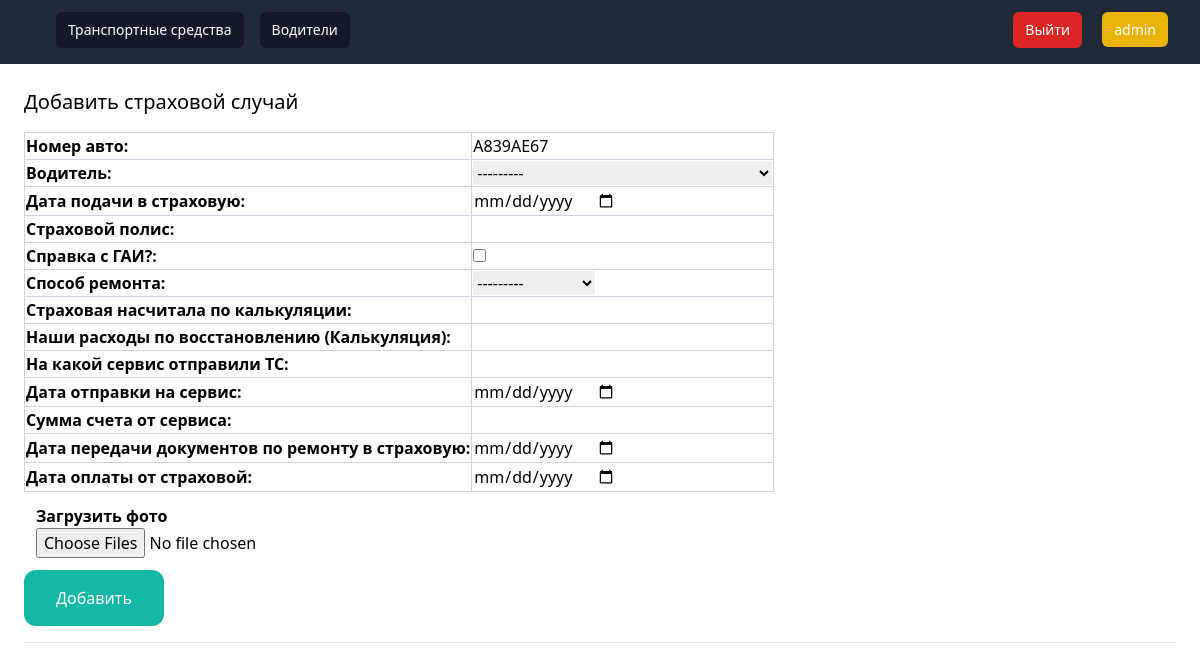
The page /1/add_car_event/ (signed in) on the database as committed earlier.
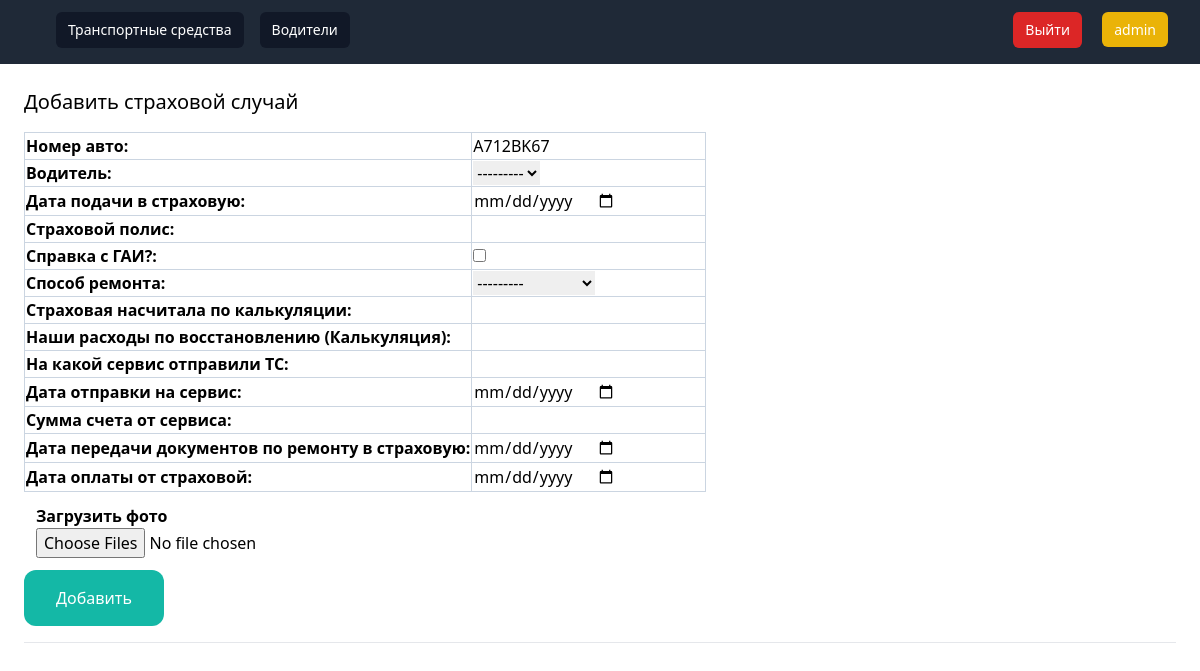
The same page on the database as committed later.
### database/models.py (models this page shows, shortened)
class Car(models.Model):
    number = models.CharField(verbose_name='Номер авто', max_length=10)
    model = models.CharField(verbose_name='Модель ТС', max_length=50, default=None, blank=True, null=True)
    manufacture_year = models.IntegerField(verbose_name='Год выпуска', default=None, blank=True, null=True)
    green_card = models.DateField(verbose_name='Зелёнка', blank=True, null=True)
    strahovka = models.DateField(verbose_name='Страховка', blank=True, null=True)
    tehosmotr = models.DateField(verbose_name='Техосмотр', blank=True, null=True)
    tahograf = models.DateField(verbose_name='Тахограф', blank=True, null=True)
    tamogennoye = models.DateField(verbose_name='Таможенное', blank=True, null=True)
    kasko = models.DateField(verbose_name='КАСКО', blank=True, null=True)
    cmr_strahovka = models.DateField(verbose_name='CMR-страховка', blank=True, null=True)
    e100_rb = models.DateField(verbose_name='Е100 РБ', blank=True, null=True, default=None)
    e100_rf = models.DateField(verbose_name='Е100 РФ', blank=True, null=True, default=None)
    active = models.BooleanField(verbose_name='Отслеживать?', default=True)
    class Meta:
        verbose_name = 'Транспортное средство'
        verbose_name_plural = 'Транспортные средства'

### database/views.py (the view)
# urls.py: path('<int:pk>/add_car_event/', add_car_event, name='add_car_event'),
@login_required
def add_car_event(request, pk):
    car = Car.objects.get(pk=pk)
    if request.method == 'POST':
        form = AddEventForm(request.POST)
        files = request.FILES.getlist('image')
        if form.is_valid():
            event = form.save(commit=False)
            event.car = car
            event.save()
            for i in files:
                ImagesInsuranceEvent.objects.create(insurance_event=event, image=i)
            messages.success(request, 'Новый страховой случай был успешно добавлен.')
            print(f"{request.user.username} добавил страховой случай {event.id} {event.car} {event.driver}")
            return redirect('cars')
        else:
            print(form.errors)
    else:
        form = AddEventForm()
        imageform = ImageForm()
    return render(request, 'database/events/add_event.html', {'form': form, 'imageform': imageform, 'car': car})

### database/forms.py
class AddEventForm(forms.ModelForm):
    class Meta:
        model = InsuranceEvent
        fields = ('driver', 'date_of_submission', 'polis_number',
                  'police_sertificate', 'repair_method', 'calculation_sum', 'expenses', 'service_name',
                  'service_date', 'service_sum', 'final_docs', 'payment_date')
        date_of_submission = forms.DateField(widget=forms.DateInput(attrs={'class': 'form-control'}))

class ImageForm(forms.Form):
    image = MultipleFileField()

### database/models.py (called while the page is built)
    def __str__(self):
        return f'{self.last_name} {self.name} {self.middle_name}'

### database/templates/database/events/add_event.html (shortened to what the changed rows need)
{% extends 'database/base.html'%}
{% block content %}
<div class="py-6 px-6">
    <h1 class="mb-4 text-xl">Добавить страховой случай</h1>
    <form method="post" action="." enctype="multipart/form-data">
        <table class="border-collapse border border-slate-400">
            <tbody>
            <tr>
                <th class="mr-3 text-left border border-slate-300">Номер авто:</th>
                <td class="border border-slate-300">
                    {{ car.number }}
                </td>
            </tr>
            <tr>
                <th class="mr-3 text-left border border-slate-300">Водитель:</th>
            </tr>
            <tr>
                <th class="mr-3 text-left border border-slate-300">Дата подачи в страховую:</th>
            </tr>
            <tr>
                <th class="mr-3 text-left border border-slate-300">Страховой полис:</th>
            </tr>
            <tr>
                <th class="mr-3 text-left border border-slate-300">Справка с ГАИ?:</th>
            </tr>
            <tr>
                <th class="mr-3 text-left border border-slate-300">Способ ремонта:</th>
            </tr>
            <tr>
                <th class="mr-3 text-left border border-slate-300">Страховая насчитала по калькуляции:</th>
            </tr>
            <tr>
                <th class="mr-3 text-left border border-slate-300">Наши расходы по восстановлению (Калькуляция):</th>
            </tr>
            <tr>
                <th class="mr-3 text-left border border-slate-300">На какой сервис отправили ТС:</th>
            </tr>
            <tr>
                <th class="mr-3 text-left border border-slate-300">Дата отправки на сервис:</th>
            </tr>
            <tr>
                <th class="mr-3 text-left border border-slate-300">Сумма счета от сервиса:</th>
            </tr>
            <tr>
                <th class="mr-3 text-left border border-slate-300">Дата передачи документов по ремонту в страховую:</th>
            </tr>
            <tr>
                <th class="mr-3 text-left border border-slate-300">Дата оплаты от страховой:</th>
            </tr>
            </tbody>
        </table>
    </form>
</div>
{% endblock %}

Rows that differ between the two databases and show on the page:
changed Car: number "A839AE67" → "A712BK67"
